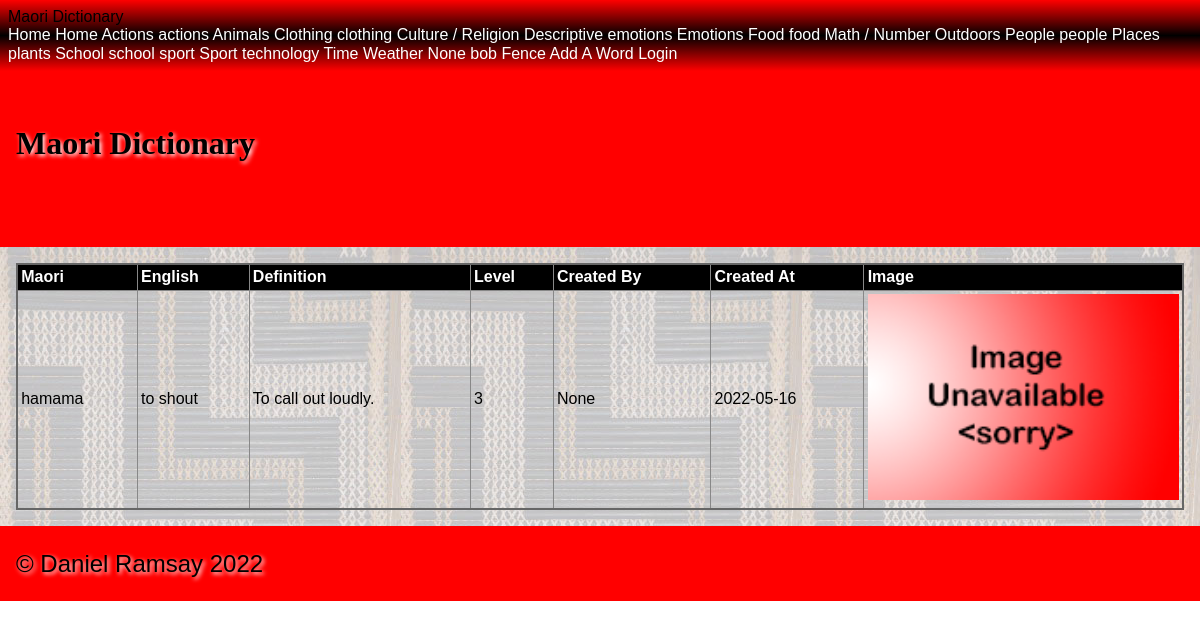
Screenshot of /category/Actions/hamama with the database file from the repository.
### tables this page shows
CREATE TABLE "maori_words"
(
    id           integer
        primary key autoincrement,
    english_name char(60),
    created_by   char(60),
    created_at   datetime,
    maori_name   char(60),
    category     varchar(60),
    level        integer
, definition varchar(120), image_filename varchar(120));

### app.py (the view, shortened to what this page needs)
@app.route('/category/<category_name>/<maori_word>', methods=['GET', 'POST'])
def site_word(category_name, maori_word):
    query = "SELECT maori_name, english_name, definition, level, created_by, created_at, image_filename, id \
            FROM maori_words WHERE maori_name = ?"
    con = create_connection(DATABASE)
    cur = con.cursor()
    cur.execute(query, (maori_word,))
    maori_names = cur.fetchall()
    con.close()
    print(maori_names)
    return render_template("word.html", logged_in=is_logged_in(), categories=get_categories(), category_name=category_name, maori_names=maori_names, is_a_teacher=is_a_teacher())

### app.py (called while the page is built)
def create_connection(db_file):
    try:
        connection = sqlite3.connect(db_file)
        return connection
    except Error as e:
        print(e)
    return None

def is_logged_in():
    if session.get("email") is None:
        print("not logged in")
        return False
    else:
        print("logged in")
        return True

def is_a_teacher():
    print('running')
    if session.get("type") == 'teacher':
        print("is teacher")
        return True
    else:
        print("is not teacher")
        return False

def get_categories():
    query = "SELECT distinct category FROM maori_words"
    con = create_connection(DATABASE)
    cur = con.cursor()
    cur.execute(query)
    category_list = cur.fetchall()
    con.close()
    print(category_list)
    return category_list

### templates/word.html (shortened to what this page needs)
{% extends 'base.html' %}
{% block main %}
<table>
    <tr>
        <th>Maori</th>
        <th>English</th>
        <th>Definition</th>
        <th>Level</th>
        <th>Created By</th>
        <th>Created At</th>
        <th>Image</th>
    </tr>
    <tr>
        <td>{{ maori_names[0][0] }}</td>
        <td>{{ maori_names[0][1] }}</td>
        <td>{{ maori_names[0][2] }}</td>
        <td>{{ maori_names[0][3] }}</td>
        <td>{{ maori_names[0][4] }}</td>
        <td>{{ maori_names[0][5] }}</td>
        {% if maori_names[0][6] %}
            <td><img src='/static/images/{{maori_names[6]}}'></td>
        {% else %}
            <td><img src='/static/images/noimage.png'></td>
        {% endif %}
    </tr>
</table>
{% endblock %}

### static/style.css (style rules this page uses)
* { font-family: Comfortaa, sans-serif; margin: 0; padding: 0; box-sizing: border-box; }
img { width: 100%; }
table { width: 100%; border: 2px solid #666; border-collapse: collapse; }
th, td { border: 1px solid #888; padding: 0.2rem; text-align: left; }
th { background-color: #000; color: #fff; }

### rows the page displays
maori_words: maori_name "hamama", english_name "to shout", definition "To call out loudly.", level "3", created_at "2022-05-16"

### other values shown
{{ category[0] }} "Actions" "actions" "Animals" "Clothing" "clothing" "Culture / Religion" "Descriptive" "emotions" "Emotions" "Food" "food" "Math / Number" "Outdoors" "People" "people" "Places" "plants" "School" "school" "sport" "Sport" "technology" "Time" "Weather" "None" "bob" "Fence"
{{ maori_names[0][4] }} "None"
